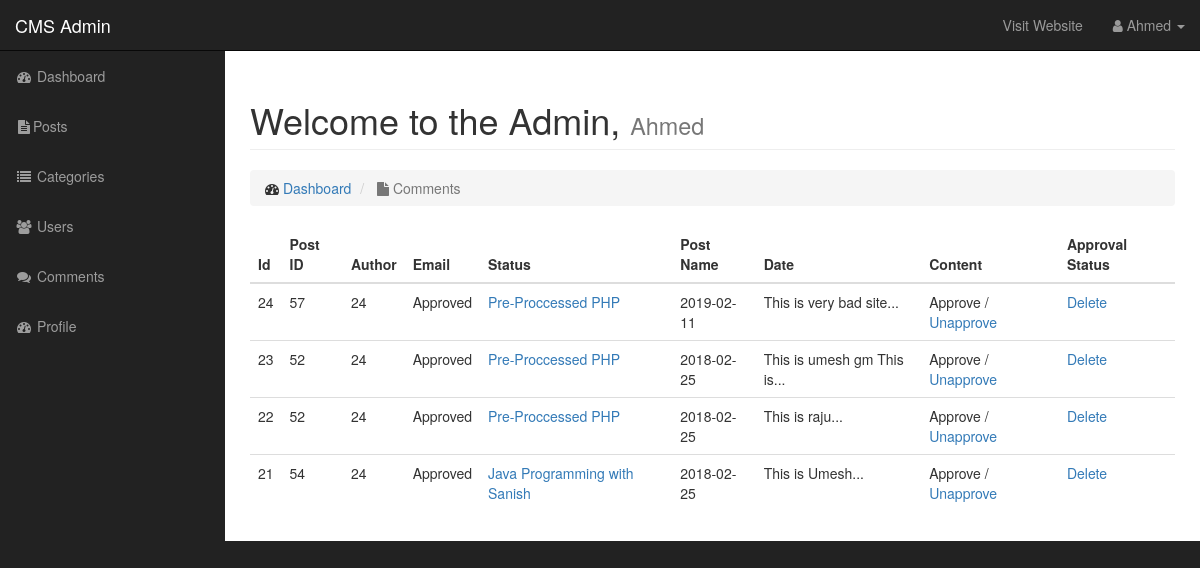
The app's page /admin/comment.php (signed in) with its own data.
### tables this page shows
CREATE TABLE `comments` (
  `comment_id` int(3) NOT NULL,
  `comment_post_id` int(3) NOT NULL,
  `comment_user_id` int(255) NOT NULL,
  `comment_content` text NOT NULL,
  `comment_status` varchar(255) NOT NULL DEFAULT 'Unapproved',
  `comment_date` date NOT NULL
);

CREATE TABLE `posts` (
  `post_id` int(3) NOT NULL,
  `post_category_id` int(3) NOT NULL,
  `post_title` varchar(255) NOT NULL,
  `post_user_id` int(11) NOT NULL,
  `post_date` date NOT NULL,
  `post_image` text NOT NULL,
  `post_content` text NOT NULL,
  `post_tags` varchar(255) NOT NULL,
  `post_comment_count` int(11) NOT NULL,
  `post_status` varchar(255) NOT NULL DEFAULT 'Pending',
  `post_views` int(11) NOT NULL
);

### admin/includes/view_all_comments.php (the view, shortened to what this page needs)
<table class="table table-hover">
                            <thead>
                                <tr>
                                    <th>Id</th>
                                    <th>Post ID</th>
                                    <th>Author</th>
                                    <th>Email</th>
                                    <th>Status</th>
                                    <th>Post Name</th>
                                    <th>Date</th>
                                    <th>Content</th>
                                    <th>Approval Status</th>
                                </tr>
                            </thead>
                            <tbody>
                               <?php
                                $query = "SELECT * FROM comments ORDER BY comment_id DESC";
                                $get_comments = mysqli_query($connection,$query);
                                while($row = mysqli_fetch_assoc($get_comments)){
                                    $comment_id = $row['comment_id'];
                                    $comment_post_id = $row['comment_post_id'];
                                    $comment_user_id = $row['comment_user_id'];
                                    $comment_status = $row['comment_status'];
                                    $comment_date = $row['comment_date'];
                                    $comment_content = substr($row['comment_content'],0,25);
                                    echo "<tr>";
                                    echo "<td>$comment_id</td>";
                                    echo "<td>$comment_post_id</td>";
                                    echo "<td>$comment_user_id</td>";
                                    echo "<td>$comment_status</td>";
                                    $query = "SELECT * FROM posts WHERE post_id = $comment_post_id";
                                    $get_comment_post = mysqli_query($connection,$query);
                                    while($row = mysqli_fetch_assoc($get_comment_post)){
                                        $post_id = $row['post_id'];
                                        $post_title = $row['post_title'];
                                        echo "<td><a href='../post.php?post_id=$post_id'>{$post_title}</a></td>";
                                    }
                                    echo "<td>$comment_date</td>";
                                    echo "<td>$comment_content"."..."."</td>";
                                    if($comment_status == "Approved"){
                                        echo "<td>Approve / <a href='comment.php?unapprove={$comment_id}'> Unapprove</a></td>";
                                    }
                                    else{
                                        echo "<td><a href='comment.php?approve={$comment_id}'>Approve </a> / Unapprove</td>";
                                    }
                                    echo "<td><a href='comment.php?delete={$comment_id}'>Delete</a></td>";
                                    echo "</tr>";
                                }
                                ?>
                                  </tbody>
                        </table>

### admin/css/sb-admin.css (style rules this page uses)
body { margin-top: 100px; background-color: #222; }
@media (min-width:768px) { body { margin-top: 50px; } }

### records on screen
comments: comment_id "24", comment_post "57", comment_user "24", comment_status "Approved", comment_date "2019-02-11", comment_content "This is very bad site"
posts: post_title "Pre-Proccessed PHP"
comments: comment_id "23", comment_post "52", comment_user "24", comment_status "Approved", comment_date "2018-02-25", comment_content "This is umesh gm This is"
posts: post_title "Pre-Proccessed PHP"
comments: comment_id "22", comment_post "52", comment_user "24", comment_status "Approved", comment_date "2018-02-25", comment_content "This is raju"
comments: comment_id "21", comment_post "54", comment_user "24", comment_status "Approved", comment_date "2018-02-25", comment_content "This is Umesh"
posts: post_title "Java Programming with Sanish"

### other values on screen
$_SESSION['username'] "Ahmed"
